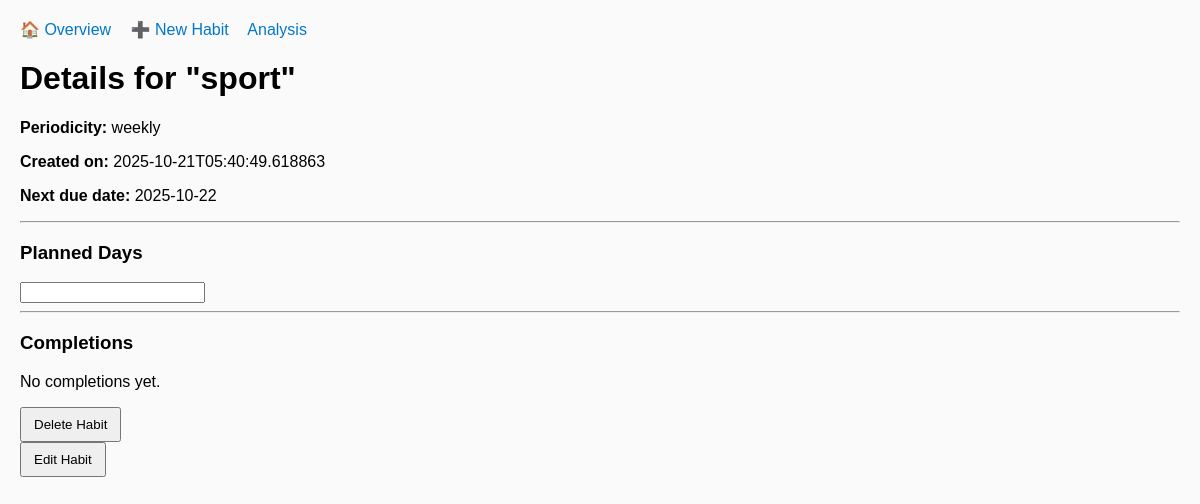
The page /habit/14 on the database its author committed.
### tables this page shows
CREATE TABLE habits (
            id INTEGER PRIMARY KEY AUTOINCREMENT,
            name TEXT NOT NULL,
            periodicity TEXT CHECK(periodicity IN ('daily','weekly','monthly','yearly')),
            created_at TEXT NOT NULL,
            start_date TEXT,
            due_date TEXT,
            active_days TEXT,
            completed INTEGER DEFAULT 0
        );

### app.py (the view)
@app.route("/habit/<int:habit_id>")
def habit_detail(habit_id):
    habit = manager.get_habit_by_id(habit_id)
    if not habit:
        return "Habit not found", 404
    selected_dates = habit.active_days if habit.active_days else []
    completions = manager.get_completions(habit_id)
    return render_template("detail.html", habit=habit, selected_dates=selected_dates, completions=completions)

### habit.py (called while the page is built)
    @classmethod
    def from_row(cls, row):
        return cls(**dict(row))

### habit_manager.py (called while the page is built)
    def get_habit_by_id(self, habit_id):
        conn = get_connection()
        c = conn.cursor()
        c.execute("SELECT * FROM habits WHERE id = ?", (habit_id,))
        row = c.fetchone()
        conn.close()
        return Habit.from_row(row) if row else None

    def get_completions(self, habit_id):
        conn = get_connection()
        c = conn.cursor()
        c.execute("SELECT completed_at FROM completions WHERE habit_id = ? ORDER BY completed_at", (habit_id,))
        rows = [r["completed_at"] for r in c.fetchall()]
        conn.close()
        return rows

### storage.py (called while the page is built)
def get_connection():
    conn = sqlite3.connect(DB_NAME, timeout=10)
    conn.row_factory = sqlite3.Row
    return conn

### templates/detail.html (shortened to what this page needs)
{% extends "base.html" %}
{% block content %}
<h1>Details for "{{ habit.name }}"</h1>
<div class="habit-info">
    <p><strong>Periodicity:</strong> {{ habit.periodicity }}</p>
    <p><strong>Created on:</strong> {{ habit.created_at }}</p>
    <p><strong>Next due date:</strong> {{ habit.due_date or '–' }}</p>
</div>
<hr>
<h3>Planned Days</h3>
<input type="text" id="habit_calendar" readonly>
<hr>
<h3>Completions</h3>
{% if completions %}
    <ul>
    {% for c in completions %}
        <li>{{ c }}</li>
    {% endfor %}
    </ul>
{% else %}
    <p>No completions yet.</p>
{% endif %}
<form action="{{ url_for('delete_habit_route', habit_id=habit.id) }}" onsubmit="return confirm('Do you really want to delete this habit?');">
    <button type="submit" class="btn btn-danger">Delete Habit</button>
</form>
<form action="{{ url_for('edit_habit', habit_id=habit.id) }}">
    <button type="submit" class="btn btn-danger">Edit Habit</button>
</form>
{% endblock %}

### static/style.css (style rules this page uses)
body { font-family: Arial, sans-serif; margin: 20px; background: #fafafa; }
button { padding: 8px 12px; }

### rows shown on the page
habits: name "sport", periodicity "weekly", created_at "2025-10-21T05:40:49.618863", due_date "2025-10-22"
